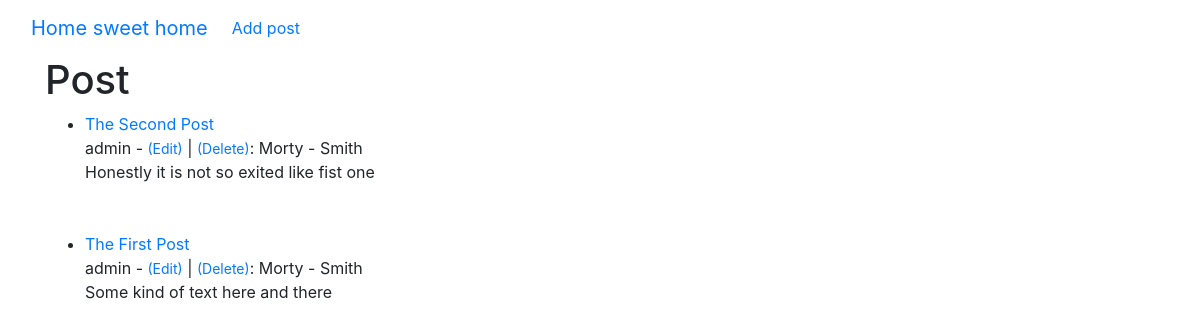
Before: / with the older database file.
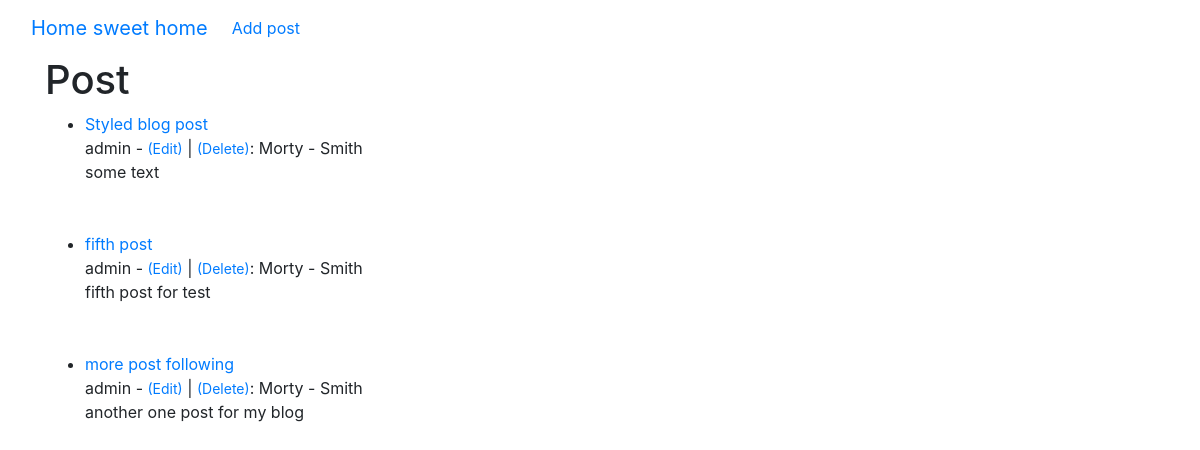
After: the same page with the newer database file.
### theblog/models.py (models this page shows, shortened)
class Post(models.Model):
    title = models.CharField(max_length=255)
    title_tag = models.CharField(max_length=255)
    author = models.ForeignKey(User, on_delete=models.CASCADE)
    body = models.TextField()

### theblog/views.py (the view)
# urls.py: path('', HomeView.as_view(), name='home'),
class HomeView(ListView):
    model = Post
    template_name = 'home.html'
    ordering = ['-id']

### theblog/templates/home.html
{% extends 'base.html' %}
{% block content %}
    <h1>Post</h1>
    <ul>
    {% for post in object_list %}
        <li>
        <a href="{% url 'article-detail' post.pk %}"> {{ post.title }} </a>
            <br>
            {{ post.author }} - <a href="{% url 'update_post' post.pk %}"><small>(Edit)</a></small> | <a href="{% url 'delete_post' post.pk %}"><small>(Delete)</small></a>: {{ post.author.first_name }} - {{ post.author.last_name }}
            <br>
            {{ post.body }}
        </li>
        <br>
        <br>
    {% endfor %}
    </ul>
{% endblock %}

### theblog/templates/base.html (shortened to what this page needs)
<!DOCTYPE html>
<html lang="en">
<head>
    <link rel="stylesheet" href="https://cdn.jsdelivr.net/npm/bootstrap@4.6.2/dist/css/bootstrap.min.css">
  </head>
<body>
    <nav class="navbar navbar-expand-lg bg-body-tertiary">
        <div class="container-fluid">
          <a class="navbar-brand" href="{% url 'home' %}">Home sweet home</a>
          <div class="collapse navbar-collapse" id="navbarSupportedContent">
            <ul class="navbar-nav me-auto mb-2 mb-lg-0">
              <li class="nav-item">
                <a class="nav-link" href="{% url 'add_post' %}">Add post</a>
              </li>
            </ul>
          </div>
        </div>
      </nav>
    <div class="container">
    {% block content %}
    {% endblock %}
    </div>
</body>
</html>

Changed rows visible on the page:
removed Post: title "The Second Post", author "admin", author.first_name "Morty", author.last_name "Smith", body "Honestly it is not so exited like fist one"
removed Post: title "The First Post", author "admin", author.first_name "Morty", author.last_name "Smith", body "Some kind of text here and there"
added Post: title "Styled blog post", author "admin", author.first_name "Morty", author.last_name "Smith", body "some text"
added Post: title "fifth post", author "admin", author.first_name "Morty", author.last_name "Smith", body "fifth post for test"
added Post: title "more post following", author "admin", author.first_name "Morty", author.last_name "Smith", body "another one post for my blog"
